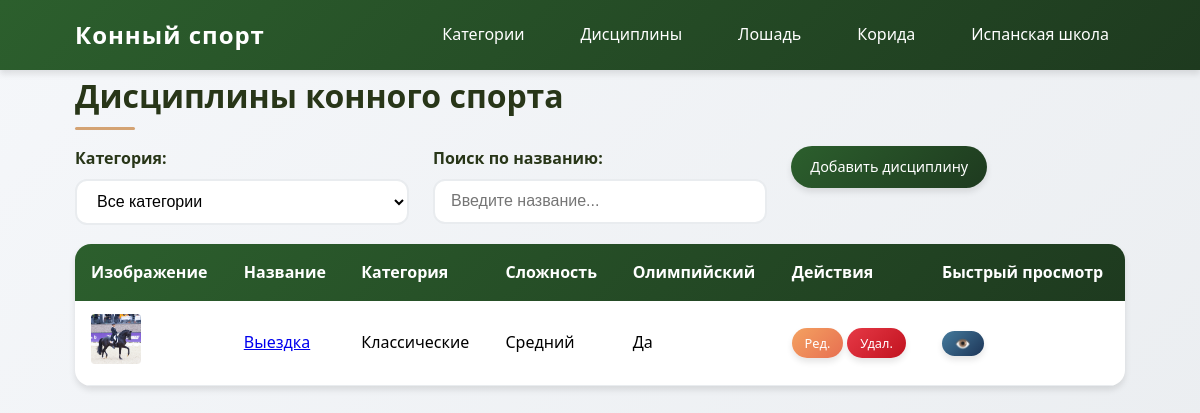
Before: / with the older database file.
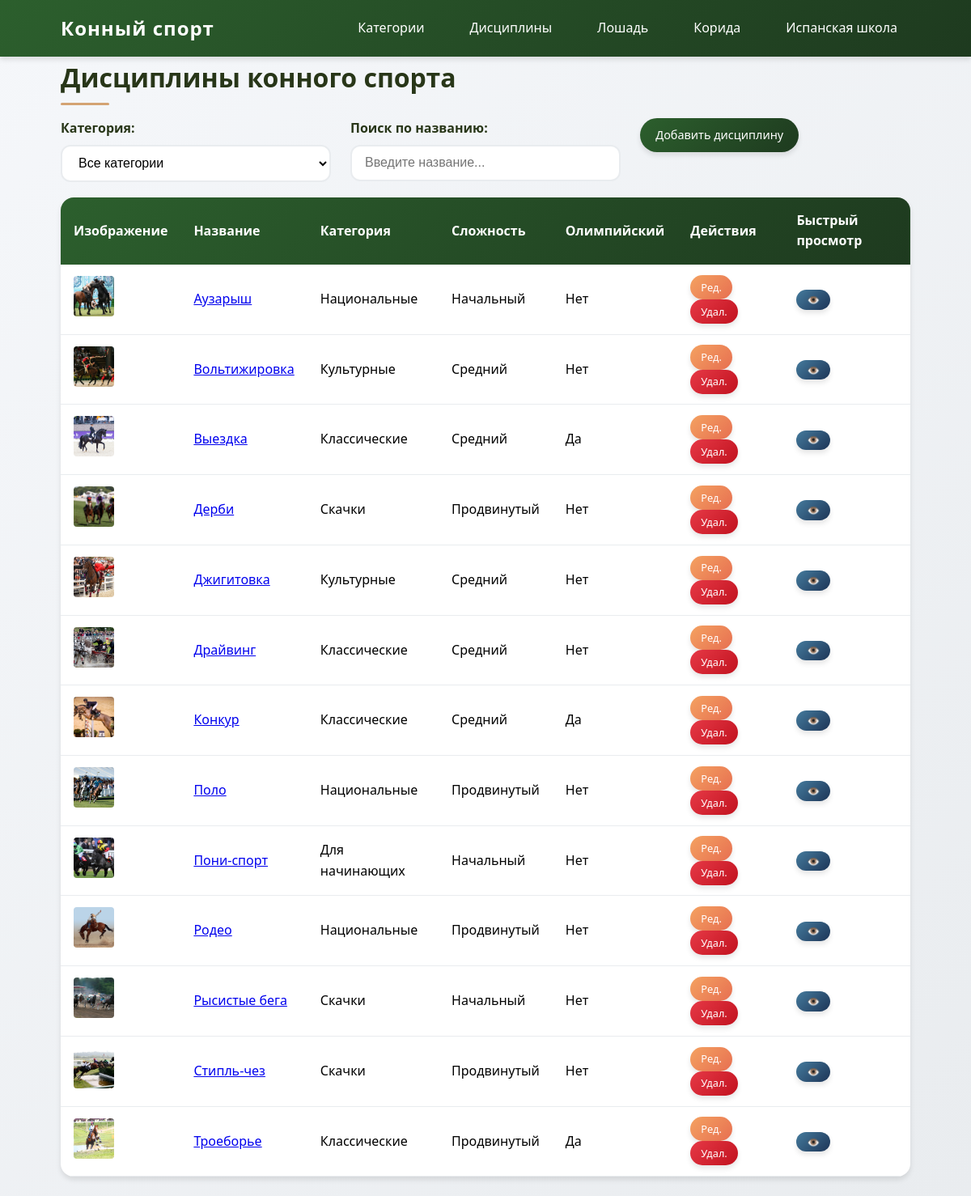
After: the same page with the newer database file.
### module_project/models.py (models this page shows, shortened)
class Discipline(models.Model):
    DIFFICULTY_CHOICES = [
        ('beginner', 'Начальный'),
        ('intermediate', 'Средний'),
        ('advanced', 'Продвинутый'),
    ]
    name = models.CharField(max_length=100, verbose_name="Название")
    category = models.ForeignKey(
        Category,
        on_delete=models.CASCADE,
        related_name='disciplines',
        verbose_name="Категория"
    )
    description = models.TextField(blank=True, verbose_name="Описание")
    image = models.ImageField(upload_to='disciplines/', blank=True, null=True, verbose_name="Изображение")
    difficulty = models.CharField(
        max_length=20,
        choices=DIFFICULTY_CHOICES,
        default='beginner',
        verbose_name="Сложность"
    )
    is_olympic = models.BooleanField(default=False, verbose_name="Олимпийский вид")
    created_at = models.DateTimeField(auto_now_add=True, verbose_name="Дата создания")
    class Meta:
        verbose_name = "Дисциплина"
        verbose_name_plural = "Дисциплины"
        ordering = ['name']
    def get_absolute_url(self):
        return reverse('module_project:discipline_detail', args=[str(self.id)])

class Category(models.Model):
    name = models.CharField(max_length=100, verbose_name="Название")
    description = models.TextField(blank=True, verbose_name="Описание")
    image = models.ImageField(upload_to='categories/', blank=True, null=True, verbose_name="Изображение")
    created_at = models.DateTimeField(auto_now_add=True, verbose_name="Дата создания")
    class Meta:
        verbose_name = "Категория"
        verbose_name_plural = "Категории"
        ordering = ['name']

### module_project/views.py (the view)
# urls.py: path('', views.DisciplineListView.as_view(), name='discipline_list'),
class DisciplineListView(ListView):
    model = Discipline
    template_name = 'discipline_list.html'
    context_object_name = 'disciplines'
    def get_queryset(self):
        queryset = super().get_queryset().select_related('category')
        category_id = self.request.GET.get('category')
        if category_id:
            queryset = queryset.filter(category_id=category_id)
        return queryset
    def get_context_data(self, **kwargs):
        context = super().get_context_data(**kwargs)
        context['categories'] = Category.objects.all()
        context['selected_category'] = self.request.GET.get('category', '')
        return context

### module_project/templates/discipline_list.html (shortened to what this page needs)
{% extends 'base.html' %}
{% block content %}
<h1>Дисциплины конного спорта</h1>
<div class="row mb-3 g-3 align-items-end">
    <div class="col-md-4">
        <label for="categoryFilter" class="form-label">Категория:</label>
        <select class="form-control" id="categoryFilter">
            <option value="">Все категории</option>
        </select>
    </div>
    <div class="col-md-4">
        <label for="searchInput" class="form-label">Поиск по названию:</label>
        <input type="text" class="form-control" id="searchInput" placeholder="Введите название...">
    </div>
    <div class="col-md-4 text-md-end">
        <a href="{% url 'module_project:discipline_create' %}" class="btn btn-primary">Добавить дисциплину</a>
    </div>
</div>
<div id="disciplinesContainer">
    {% include 'disciplines_table.html' with disciplines=disciplines %}
</div>
{% endblock %}

### module_project/templates/disciplines_table.html
{% if disciplines %}
    <table class="table table-striped table-hover">
        <thead>
            <tr>
                <th>Изображение</th>
                <th>Название</th>
                <th>Категория</th>
                <th>Сложность</th>
                <th>Олимпийский</th>
                <th>Действия</th>
                <th>Быстрый просмотр</th>
            </tr>
        </thead>
        <tbody>
            {% for discipline in disciplines %}
            <tr>
                <td>
                    {% if discipline.image %}
                        <img src="{{ discipline.image.url }}" width="50" height="50" style="object-fit: cover; border-radius: 4px;">
                    {% else %}
                        —
                    {% endif %}
                </td>
                <td><a href="{{ discipline.get_absolute_url }}">{{ discipline.name }}</a></td>
                <td>{{ discipline.category.name }}</td>
                <td>{{ discipline.get_difficulty_display }}</td>
                <td>{% if discipline.is_olympic %}Да{% else %}Нет{% endif %}</td>
                <td>
                    <a href="{% url 'module_project:discipline_update' discipline.pk %}" class="btn btn-sm btn-warning">Ред.</a>
                    <a href="{% url 'module_project:discipline_delete' discipline.pk %}" class="btn btn-sm btn-danger">Удал.</a>
                </td>
                <td>
                    <button class="btn btn-sm btn-info quick-view-btn" data-id="{{ discipline.pk }}">👁️</button>
                </td>
            </tr>
            {% endfor %}
        </tbody>
    </table>
{% else %}
    <p class="text-muted">Нет дисциплин.</p>
{% endif %}

Changed rows visible on the page:
added Discipline: image (picture), name "Аузарыш", category.name "Национальные", difficulty "Начальный", is_olympic "Нет"
added Discipline: image (picture), name "Вольтижировка", category.name "Культурные", difficulty "Средний", is_olympic "Нет"
added Discipline: image (picture), name "Дерби", category.name "Скачки", difficulty "Продвинутый", is_olympic "Нет"
added Discipline: image (picture), name "Джигитовка", category.name "Культурные", difficulty "Средний", is_olympic "Нет"
added Discipline: image (picture), name "Драйвинг", category.name "Классические", difficulty "Средний", is_olympic "Нет"
added Discipline: image (picture), name "Конкур", category.name "Классические", difficulty "Средний", is_olympic "Да"
added Discipline: image (picture), name "Поло", category.name "Национальные", difficulty "Продвинутый", is_olympic "Нет"
added Discipline: image (picture), name "Пони-спорт", category.name "Для начинающих", difficulty "Начальный", is_olympic "Нет"
added Discipline: image (picture), name "Родео", category.name "Национальные", difficulty "Продвинутый", is_olympic "Нет"
added Discipline: image (picture), name "Рысистые бега", category.name "Скачки", difficulty "Начальный", is_olympic "Нет"
added Discipline: image (picture), name "Стипль-чез", category.name "Скачки", difficulty "Продвинутый", is_olympic "Нет"
added Discipline: image (picture), name "Троеборье", category.name "Классические", difficulty "Продвинутый", is_olympic "Да"
